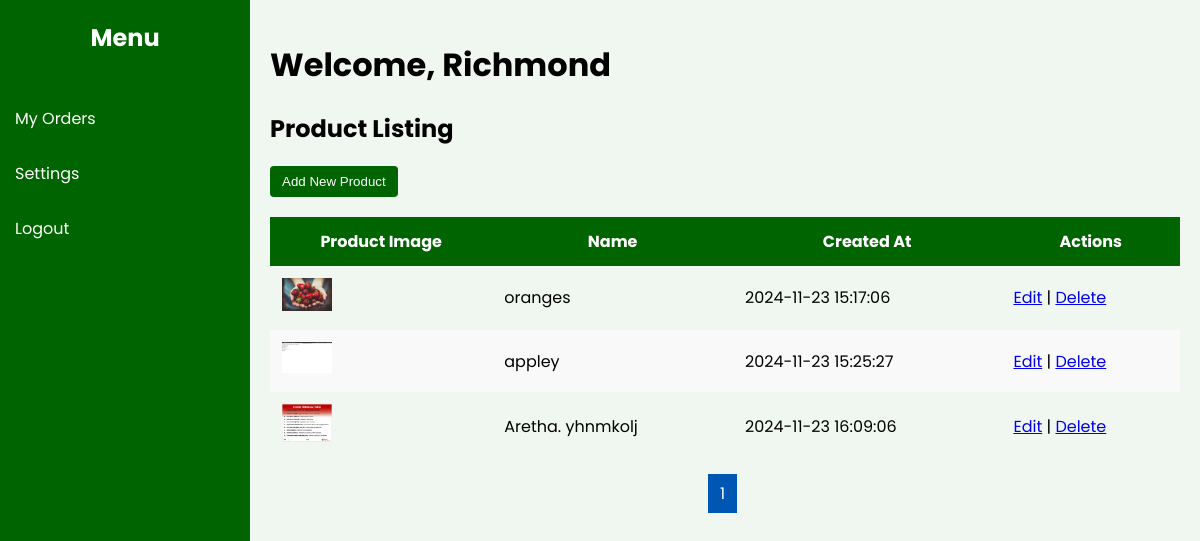
The app's page /ACTIONS/farmer_dashboard.php (signed in) with its own data.
### tables this page shows
CREATE TABLE `Products` (
  `product_id` int(11) NOT NULL,
  `user_id` int(11) NOT NULL,
  `name` varchar(100) NOT NULL,
  `description` text DEFAULT NULL,
  `price` decimal(10,2) NOT NULL,
  `quantity` int(11) NOT NULL,
  `category_id` int(11) NOT NULL,
  `location` varchar(100) DEFAULT NULL,
  `image_url` varchar(255) DEFAULT NULL,
  `status` enum('pending','approved','rejected') DEFAULT 'pending',
  `created_at` timestamp NOT NULL DEFAULT current_timestamp()
);

### ACTIONS/farmer_dashboard.php (the view, shortened to what this page needs)
<?php
require 'db_connect.php';
$userId = $_SESSION['user_id'];
$userName = $_SESSION['name'];
$limit = 5;
$page = isset($_GET['page']) ? (int)$_GET['page'] : 1;
$offset = ($page - 1) * $limit;
$stmt = $conn->prepare("SELECT * FROM Products WHERE user_id = ? LIMIT ? OFFSET ?");
$stmt->bind_param("iii", $userId, $limit, $offset);
$stmt->execute();
$result = $stmt->get_result();
$products = $result->fetch_all(MYSQLI_ASSOC);
$stmt = $conn->prepare("SELECT COUNT(*) AS total FROM Products WHERE user_id = ?");
$stmt->bind_param("i", $userId);
$stmt->execute();
$result = $stmt->get_result();
$totalRow = $result->fetch_assoc();
$totalProducts = $totalRow['total'];
$totalPages = ceil($totalProducts / $limit);
?>
<!DOCTYPE html>
<html lang="en">
<head>
    <link rel="stylesheet" href="../CSS/farmer_dashboard.css">
</head>
<body>
    <div class="container">
        <div class="sidebar">
            <h2>Menu</h2>
            <ul>
                <li><a href="farmer_orders.php">My Orders</a></li>
                <li><a href="farmer_settings.php">Settings</a></li>
                <li><a href="../ACTIONS/logout.php">Logout</a></li>
            </ul>
        </div>
        <div class="main-content">
            <h1>Welcome, <?php echo htmlspecialchars($userName); ?></h1>
            <h2>Product Listing</h2>
            <button onclick="window.location.href='../VIEWS/add_new_product.html'">Add New Product</button>
            <table>
                <thead>
                    <tr>
                        <th>Product Image</th>
                        <th>Name</th>
                        <th>Created At</th>
                        <th>Actions</th>
                    </tr>
                </thead>
                <tbody>
                    <?php foreach ($products as $product): ?>
                        <tr>
                            <td><img src="../../uploads/<?php echo htmlspecialchars($product['image_url']); ?>"
                            alt="<?php echo htmlspecialchars($product['name']); ?>" width="50"></td>
                            <td><?php echo htmlspecialchars($product['name']); ?></td>
                            <td><?php echo htmlspecialchars($product['created_at']); ?></td>
                            <td>
                                <a href="edit_product.php?product_id=<?php echo htmlspecialchars($product['product_id']); ?>">Edit</a> |
                                <a href="delete_product.php?product_id=<?php echo htmlspecialchars($product['product_id']); ?>" onclick="return confirm('Are you sure you want to delete this product?');">Delete</a>
                            </td>
                        </tr>
                    <?php endforeach; ?>
                </tbody>
            </table>
            <div class="pagination">
                <?php for ($i = 1; $i <= $totalPages; $i++): ?>
                    <a href="?page=<?php echo $i; ?>" class="<?php echo ($i === $page) ? 'active' : ''; ?>"><?php echo $i; ?></a>
                <?php endfor; ?>
            </div>
        </div>
    </div>
</body>

### CSS/farmer_dashboard.css (style rules this page uses)
body { font-family: 'Poppins', sans-serif; margin: 0; height: 100vh; background-color: #f0f7f1; }
.container { display: flex; height: 100vh; }
.sidebar { width: 250px; background-color: darkgreen; color: white; display: flex; flex-direction: column; }
.sidebar h2 { text-align: center; }
.sidebar ul { list-style-type: none; padding: 0; }
.sidebar ul li a { display: block; padding: 15px; color: white; text-decoration: none; }
.main-content { flex-grow: 1; padding: 20px; overflow-y: auto; }
table { width: 100%; border-collapse: collapse; margin-top: 20px; }
thead { background-color: darkgreen; color: white; }
th, td { padding: 12px; }
tr:nth-child(even) { background-color: #f9f9f9; }
button { background-color: darkgreen; color: white; border: none; border-radius: 4px; padding: 8px 12px; cursor: pointer; }
.pagination { margin-top: 20px; text-align: center; }
.pagination a { margin-right: 5px; padding: 8px 12px; background-color: darkgreen; color: white; text-decoration: none; }
.pagination a.active { background-color: #0056b3; }

### records on screen
products: image_url (picture), name "oranges", created_at "2024-11-23 15:17:06"
products: image_url (picture), name "appley", created_at "2024-11-23 15:25:27"
products: image_url (picture), name "Aretha. yhnmkolj", created_at "2024-11-23 16:09:06"

### other values on screen
$userName "Richmond"
